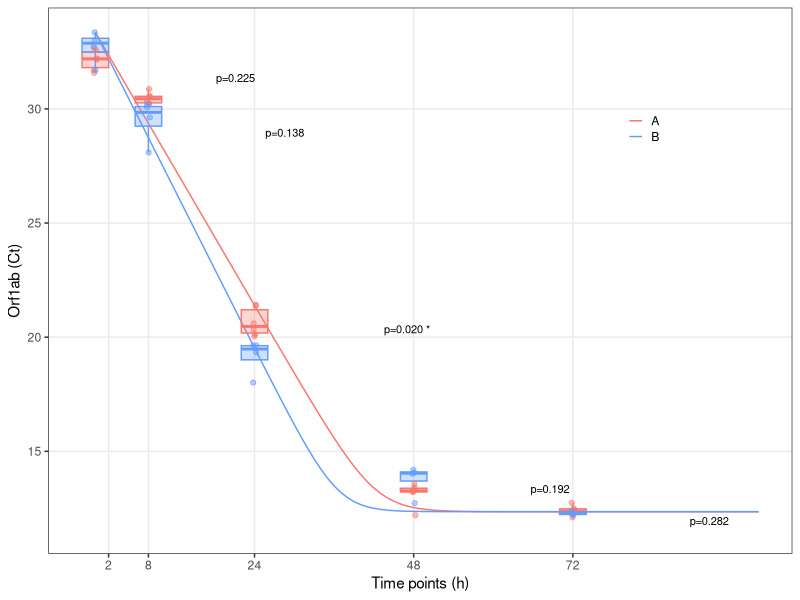

Write R code to recreate this figure. (Note: this script raises an error after producing the figure.)
rm(list = ls())
library(ggplot2)   
library(dplyr)
library(tidyr)
library(scales)
library(deSolve)
library(scales)
library(rstatix)

df = read.csv("S4D_calu3_ct.csv")
df = df[1:10,]
get_df_long = function(df1){
  colnames(df1) = c('Strain', '0', '8', '24', '48', '72')
  df2 = df1[1:10,]
  df2$Strain <- factor(c(rep('A', 6), rep('B', 4)),
                       levels = c('A', 'B'))
  df_long <- gather(df2, key = "Time",
                    value = "Ct",-Strain)
  df_long$Time = factor(df_long$Time, levels = unique(df_long$Time))
  return(df_long)
}
get_signif = function(t) {
  subset_data <- df_long[df_long$Time == t, ]
  t_test_result <- t.test(Ct ~ Strain, data = subset_data)
  p_value <- t_test_result$p.value
  signif_code = ifelse(p_value < 0.001, "***",
                       ifelse(p_value < 0.01, "**",
                              ifelse(
                                p_value < 0.05, "*",
                                ifelse(p_value < 0.1, ".", " ")
                              )))
  return(paste0('p=',paste(format(round(p_value, 3), nsmall = 3), 
                           signif_code)))
}
gene = c('ORF1ab', 'N')
for (i in 1:1) {
  if (i==1) {
    df1 = df[, 1:6]
  }else{
    df1 = df[, c(1, 9:13)]
  }
  df_long = get_df_long(df1)
  x= sapply(c('0', '8', '24', '48', '72'), get_signif)
  y = df_long %>% group_by(Time) %>%
    summarise_at(vars(Ct), function(c){
      ifelse(min(c) > 25, min(c) - 2, max(c) + 0.2)
    })
  
  annotation_df <- data.frame(Time = names(x), Annotation = x, 
                              y = y$Ct)
}

timepoint = c(0,8,24,48,72)
dat = data.frame()
for (i in 1:length(timepoint)) {
  d = df[,c(1,i+1)]
  colnames(d)[2] = 'Ct' 
  dat = rbind(dat,d)
}

dat$timepoint = rep(timepoint, each = nrow(df))
dat$group = rep(c(rep('A',6),rep('B',4)), 
                length(timepoint))

dat$V = 2^(-dat$Ct + max(dat$Ct))
dat$Vlog = log(dat$V)

rvec = c()

g = c('A','B')
for (i in 1:2) {
  print(g[i])
  dat1 = dat[dat$timepoint %in% timepoint[1:3] & dat$group == g[i],]
  fit1 = lm(formula = Vlog ~ timepoint, data = dat1)
  result1 = summary(fit1)
  print(result1$coefficients[2,])
  rvec[i] = result1$coefficients[2,1]
  
}

# [1] "A"
# Estimate   Std. Error      t value     Pr(>|t|) 
# 3.452843e-01 1.874275e-02 1.842228e+01 3.383621e-12 
# [1] "B"
# Estimate   Std. Error      t value     Pr(>|t|) 
# 3.994415e-01 2.058320e-02 1.940619e+01 2.880877e-09 

viral_model <- function(t, state, parameters) {
  V1 <- state[1]
  r1 <- parameters["r1"]
  K <- parameters["K"]
  dV1dt <- r1 * V1 * (1 - V1 / K)
  return(list(dV1dt))
}
out_df = data.frame()
for (i in 1:2) {
  state <- c(V1 = 1)
  times <- seq(0, 100, by = 1)
  params = c(r1 = rvec[i], K = 2*median(dat[dat$timepoint == 48,'V']))
  out <- ode(y = state, times = times, func = viral_model, parms = params)
  out <- as.data.frame(out)
  out$group = g[i]
  out_df = rbind(out_df, out)
}

out_df$Ct = -log2(out_df$V1) + max(dat$Ct)

# Plotting
pd = 0
values = c(hue_pal()(3)[1], hue_pal()(3)[3])
out_df$group = factor(out_df$group, levels = g)
dat$group = factor(dat$group, levels = c('B','A'))
annotation_df$Time = c(0.6,8,26,48,72) + 21
annotation_df$y = c(31,28.6,20,13,11.6)
p1 = ggplot() +
  geom_line(data = out_df[out_df$group!='A+B',], 
            aes(x = time, y = Ct, group = group,
                color = group, fill = group)) +
  geom_boxplot(data = dat[dat$group == 'A',], 
               aes(x = timepoint+pd, y = Ct, 
                   group = timepoint),
               color = values[1], fill = alpha(values[1], 0.3),
               outlier.shape = NA, width = 4) +
  geom_boxplot(data = dat[dat$group == 'B',], 
               aes(x = timepoint-pd, y = Ct, 
                   group = timepoint), 
               color = values[2], fill = alpha(values[2], 0.3),
               outlier.shape = NA, width = 4) +
  geom_jitter(data = dat[dat$group!='A+B',], 
              aes(x = timepoint, y = Ct, color = group, group = group),
              alpha = 0.5,
              position = position_jitterdodge(jitter.width = 1,
                                              dodge.width = 4*pd),
              show.legend = F) + 
  scale_color_manual(name = '', values = values) +
  # scale_y_continuous(trans = 'log10') +
  scale_x_continuous(breaks = c(2,8,24,48,72),
                     minor_breaks = c()) +
  theme_bw() +
  labs(x = 'Time points (h)', y = 'Orf1ab (Ct)') +
  theme(legend.position = c(0.8,0.8),
        legend.key.size = unit(0.4,'cm'),
        legend.background = element_blank(),
        legend.key = element_blank(),
        panel.grid.minor = element_blank()) +
  annotate("text", x = annotation_df$Time, y = annotation_df$y,
           label = x, vjust = -0.5, size = 2.8)
p1

pdf(paste0("Output/S4D_replication_fit.pdf"), width = 2.5, height = 2)
print(p1)
dev.off()
